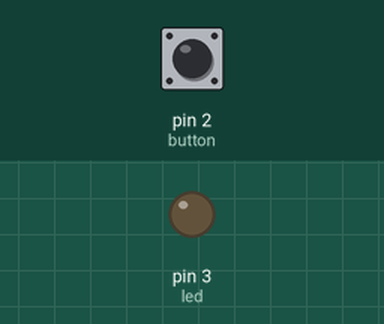
A sketch run on a simulated Arduino Uno, built with avr-gcc and run on an emulated ATmega328P. Parts: output pins drawn as LEDs (lit = HIGH). The test bench sets the inputs (shaded band); at power-on: pin 2 (button) LOW.

Above: at 2.8 s.
2.9 s: pin 2 (button) pulled HIGH for 1.2 s
At 3.7 s:
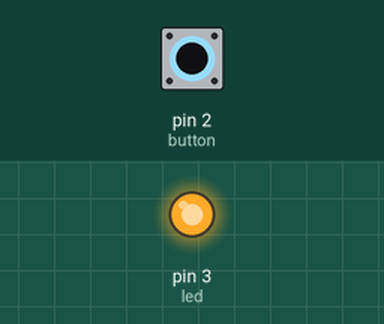
6.5 s: pin 2 (button) pulled HIGH for 3.2 s
At 11.4 s:
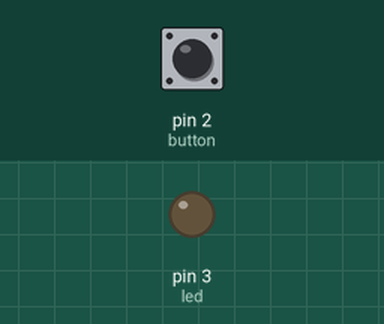
Timing chart, 0 to 12.9 s (numbered marks = the images above; inputs shaded):
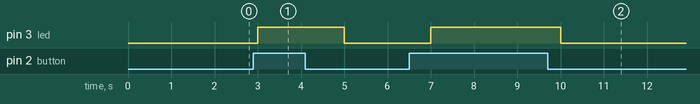

The sketch:

2_pushButtonAndLED_A.ino
```cpp
const int button = 2;
const int led = 3;
int buttonState = 0;
void setup() {
  pinMode(button, INPUT);
  pinMode(led, OUTPUT);
}

void loop() {
  buttonState = digitalRead(button);
  if(buttonState == HIGH){
    digitalWrite(led, HIGH);
  } else {
    digitalWrite(led, LOW);
  }
  delay(1000);
}
```

Measured:
- after the input at 2.9 s, pin 3 (led): LOW → HIGH after 0.10 s, → LOW 2.0 s later
- after the input at 6.5 s, pin 3 (led): LOW → HIGH after 0.50 s, → LOW 3.0 s later
